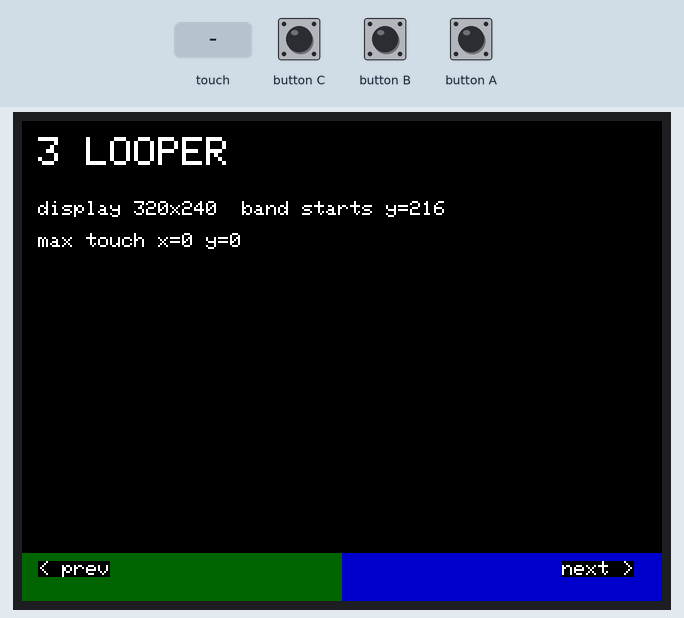
Simulated run of this sketch. Board: ESP32-S3. Shown: 320×240 colour display. The inputs (shaded band) are chosen by the test bench. What the sketch prints to the serial monitor is not drawn.

Above: at 1.4 s.
1.5 s: touch panel pressed at 13 % / 10 % of its raw x / y range
At 2.7 s:
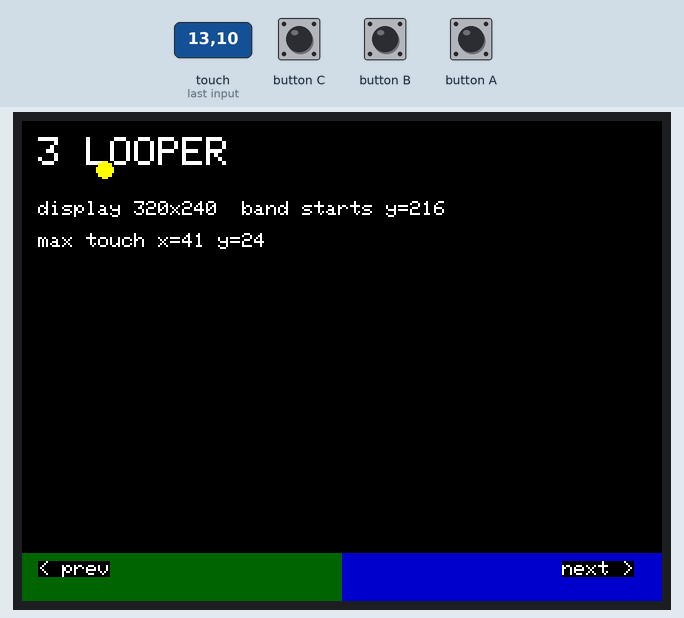
3.0 s: touch panel pressed at 13 % / 90 % of its raw x / y range
At 4.2 s:
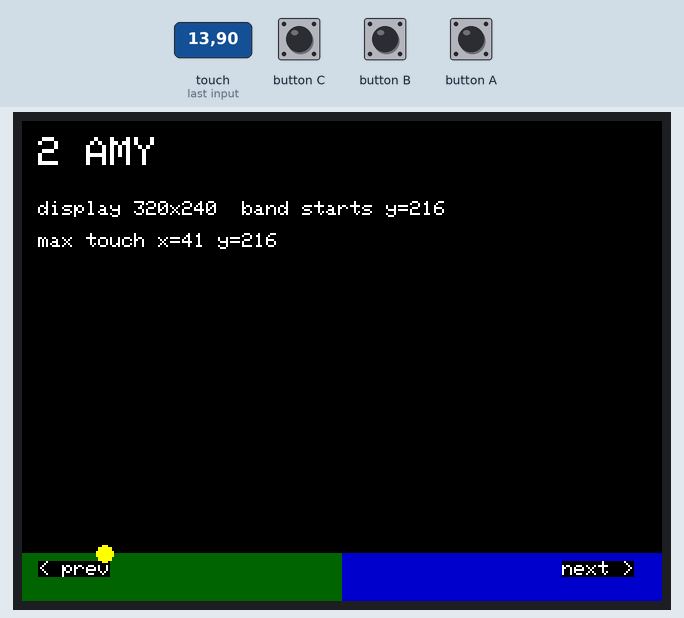
4.6 s: touch panel pressed at 38 % / 90 % of its raw x / y range
At 5.3 s:
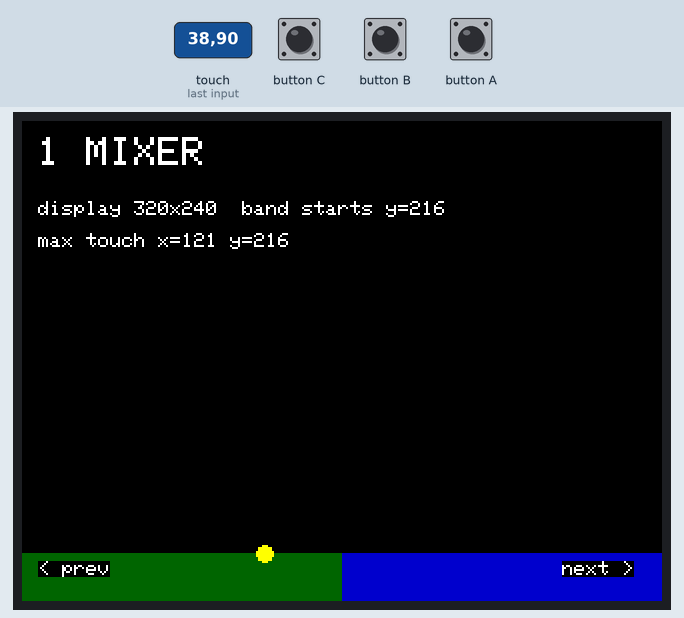
6.2 s: touch panel pressed at 13 % / 90 % of its raw x / y range
At 7.4 s:
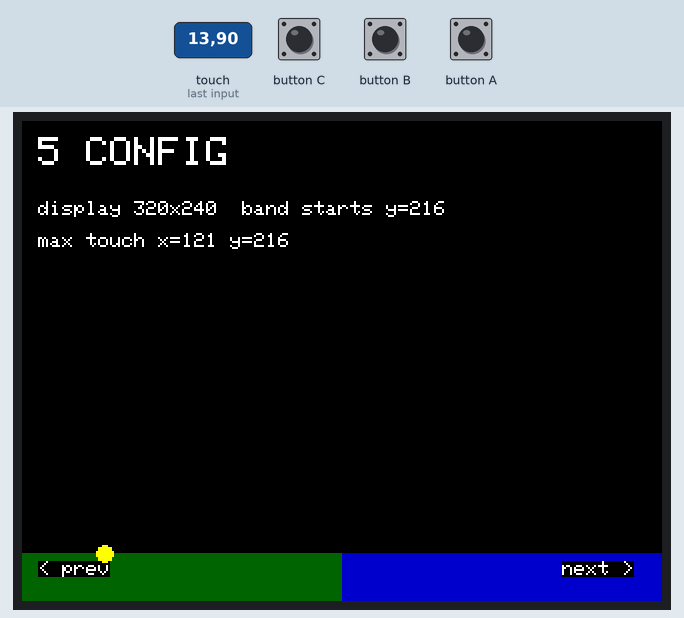
7.7 s: touch panel pressed at 38 % / 90 % of its raw x / y range
At 9.0 s:
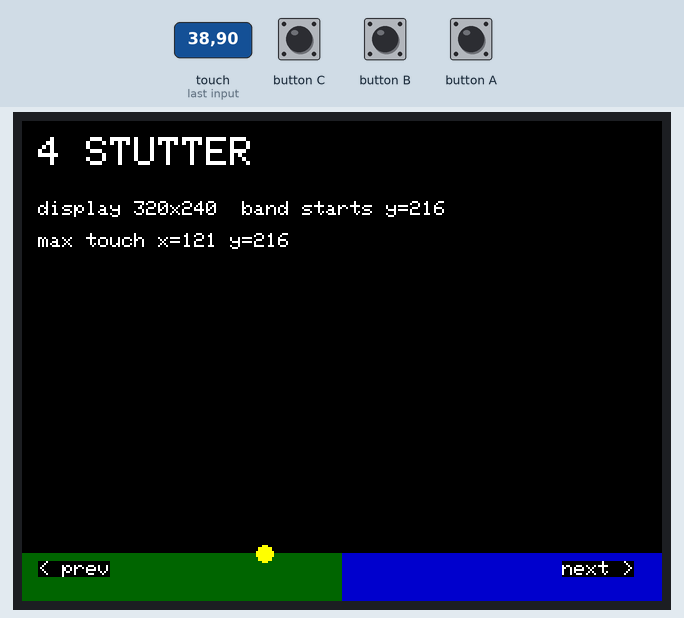
Timing chart, 0 to 10.3 s (numbered marks = the images above; inputs shaded):
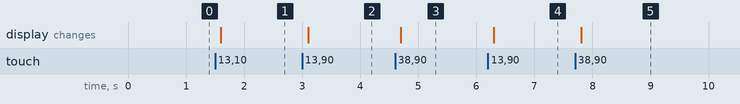

The sketch:

touchtest.ino
```cpp
// Touch test: shows raw touch coordinates, the max y ever seen, and a
// 5 screen navigation using the left and right halves of a bottom band.
// Board: M5CoreS3, USB CDC On Boot Enabled is fine for this test.
#include <M5Unified.h>

static const char *names[5] = {"1 MIXER", "2 AMY", "3 LOOPER", "4 STUTTER", "5 CONFIG"};
static int screen = 2;
static int maxX = 0, maxY = 0;
static int bandTop = 216;  // start of the nav band, edit after seeing the readout

static void draw() {
  auto &d = M5.Display;
  d.fillScreen(TFT_BLACK);
  d.setTextColor(TFT_WHITE, TFT_BLACK);
  d.setTextSize(2);
  d.setCursor(8, 8);
  d.print(names[screen]);
  d.setTextSize(1);
  d.setCursor(8, 40);
  d.printf("display %dx%d  band starts y=%d", d.width(), d.height(), bandTop);
  d.setCursor(8, 56);
  d.printf("max touch x=%d y=%d", maxX, maxY);
  d.fillRect(0, bandTop, d.width() / 2, d.height() - bandTop, 0x0320);
  d.fillRect(d.width() / 2, bandTop, d.width() / 2, d.height() - bandTop, 0x0019);
  d.setCursor(8, bandTop + 4);
  d.print("< prev");
  d.setCursor(d.width() - 50, bandTop + 4);
  d.print("next >");
}

void setup() {
  auto cfg = M5.config();
  M5.begin(cfg);
  Serial.begin(115200);
  draw();
}

void loop() {
  M5.update();
  auto t = M5.Touch.getDetail();
  if (t.wasPressed()) {
    if (t.x > maxX) maxX = t.x;
    if (t.y > maxY) maxY = t.y;
    Serial.printf("touch x=%d y=%d (max x=%d y=%d)\n", t.x, t.y, maxX, maxY);
    if (t.y >= bandTop) {
      screen = (t.x < M5.Display.width() / 2) ? (screen + 4) % 5 : (screen + 1) % 5;
    }
    draw();
    M5.Display.fillCircle(t.x, t.y, 4, TFT_YELLOW);
  }
  delay(10);
}
```

Measured:
- after the input at 1.5 s, the display: changes after 0.10 s (image 1)
- after the input at 3.0 s, the display: changes after 0.10 s (image 2)
- after the input at 4.6 s, the display: changes after 0.10 s (image 3)
- after the input at 6.2 s, the display: changes after 0.10 s (image 4)
- after the input at 7.7 s, the display: changes after 0.10 s (image 5)
